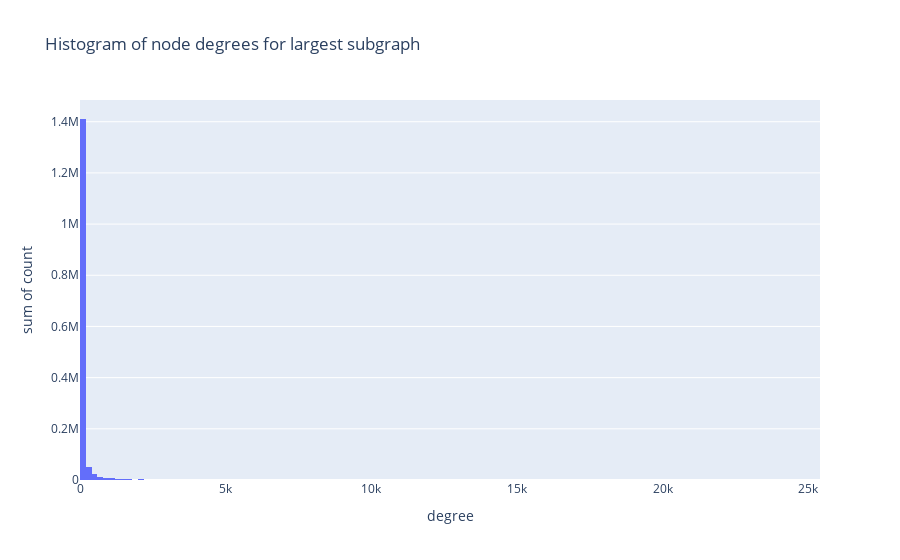

The code cell stored with this chart in its notebook:
### Code cell
import plotly.express as px

fig = px.histogram(degree_distribution_df, x='degree', y='count',
             title="Histogram of node degrees for largest subgraph")
fig.show()

### Figure 1 — Plotly figure (JSON) as saved in the notebook; plotly's stock layout.template omitted (floating-point values rounded to 4 significant figures; data arrays with more than 128 entries replaced by an {"elided": "..."} marker saying what was removed)
{"data": [{"bingroup": "x", "histfunc": "sum", "hovertemplate": "degree=%{x}<br>sum of count=%{y}<extra></extra>", "legendgroup": "", "marker": {"color": "#636efa", "pattern": {"shape": ""}}, "name": "", "orientation": "v", "showlegend": false, "type": "histogram", "x": {"elided": "5521 int values"}, "xaxis": "x", "y": {"elided": "5521 int values"}, "yaxis": "y"}], "layout": {"barmode": "relative", "legend": {"tracegroupgap": 0}, "title": {"text": "Histogram of node degrees for largest subgraph"}, "xaxis": {"anchor": "y", "domain": [0, 1], "title": {"text": "degree"}}, "yaxis": {"anchor": "x", "domain": [0, 1], "title": {"text": "sum of count"}}}}
